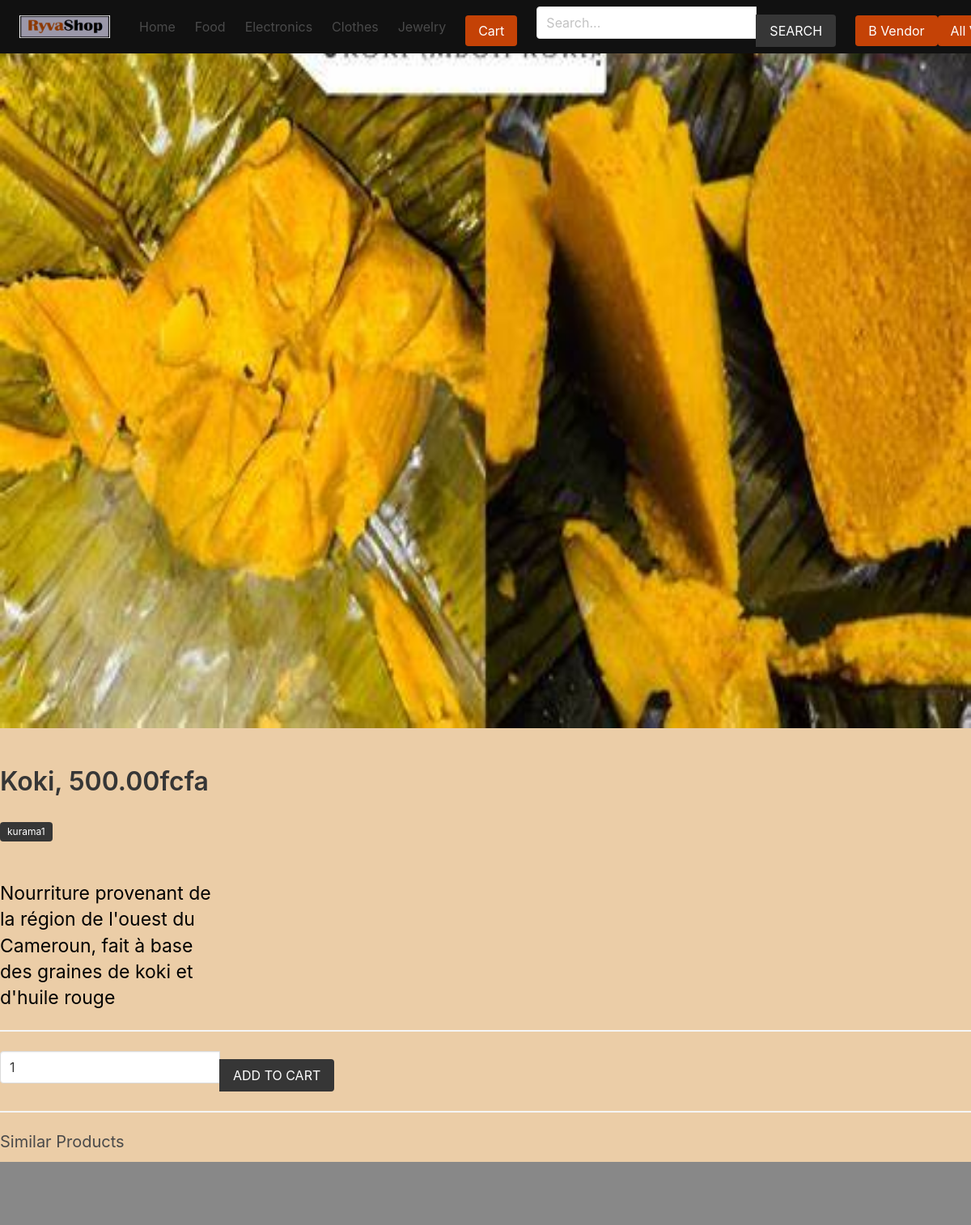
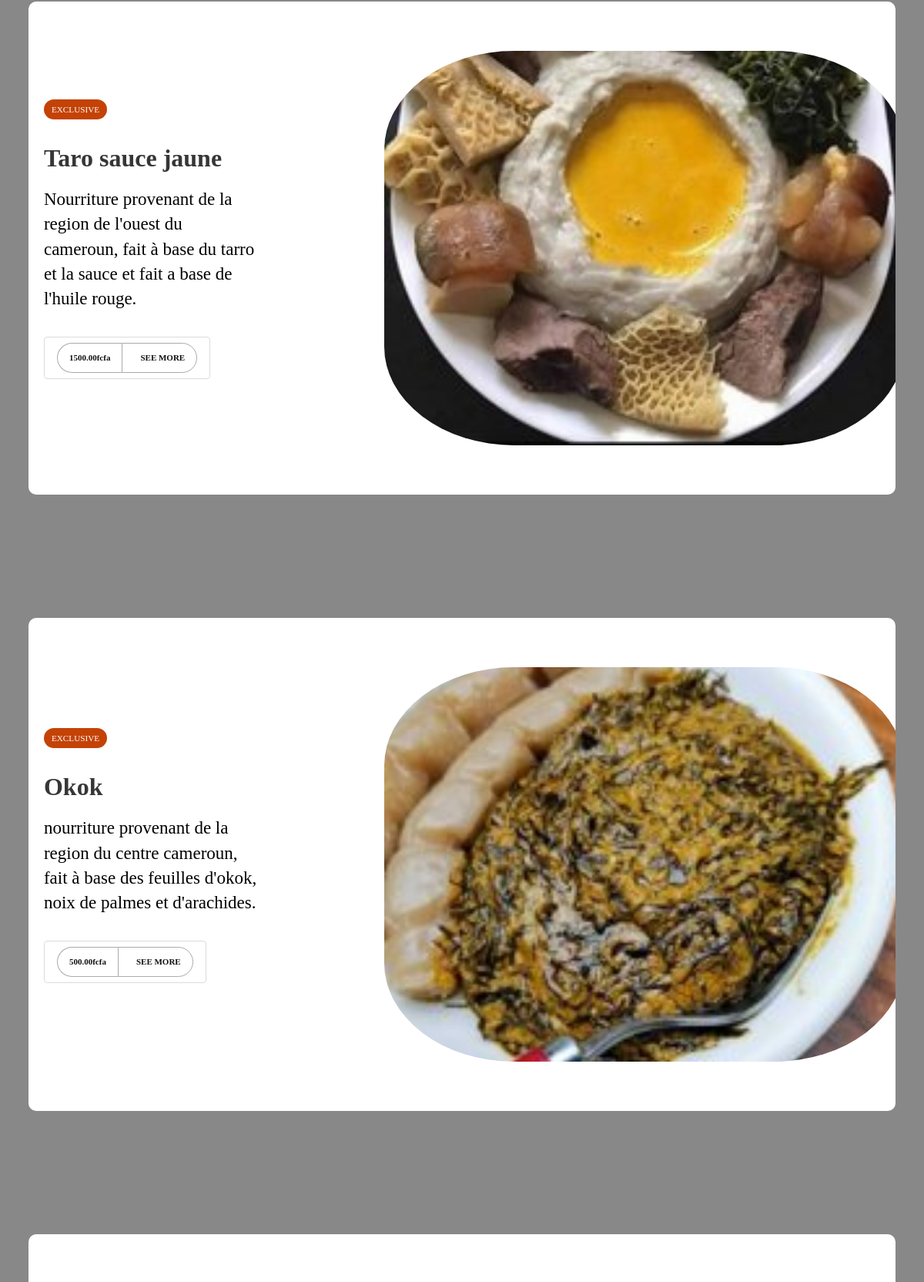
The page /product/food/koki/ (upper part) on the database its author committed (2 pictures, top to bottom).
### product/models.py (models this page shows, shortened)
class Category(models.Model):
    title = models.CharField(max_length=50)
    slug = models.SlugField(max_length=55)
    ordering = models.IntegerField(default=0)
    class Meta:
        ordering = ['ordering']

class Product(models.Model):
    category = models.ForeignKey(Category, related_name='products', on_delete=models.CASCADE)
    vendor = models.ForeignKey(Vendor, related_name="products", on_delete=models.CASCADE)
    title = models.CharField(max_length=50)
    slug = models.SlugField(max_length=55)
    description = models.TextField(blank=True, null=True)
    price = models.DecimalField(max_digits=6, decimal_places=2)
    added_date = models.DateTimeField(auto_now_add=True)
    image = models.ImageField(upload_to='uploads/', blank=True, null=True)
    thumbnail = models.ImageField(upload_to='uploads/', blank=True, null=True) # Change uploads to thumbnails
    class Meta:
        ordering = ['-added_date']
    def get_thumbnail(self):
        if self.thumbnail:
            return self.thumbnail.url

### vendor/models.py (models this page shows, shortened)
class Vendor(models.Model):
    name = models.CharField(max_length=255)
    created_at = models.DateTimeField(auto_now_add=True)
    created_by = models.OneToOneField(User, related_name='vendor', on_delete=models.CASCADE)
    class Meta:
        ordering = ['name']

### product/views.py (the view)
# urls.py: path('product/', include('product.urls')),
def product(request, category_slug, product_slug):
    cart = Cart(request)
    product = get_object_or_404(Product, category__slug=category_slug, slug=product_slug)
    if request.method == 'POST':
        form = AddToCartForm(request.POST)
        if form.is_valid():
            quantity = form.cleaned_data['quantity']
            cart.add(product_id=product.id, quantity=quantity, update_quantity=False)
            messages.success(request, "The product was added to the cart.")
            return redirect('product:product', category_slug=category_slug, product_slug=product_slug)
    else:
        form = AddToCartForm()
    similar_products = list(product.category.products.exclude(id=product.id))
    if len(similar_products) >= 4:
        similar_products = random.sample(similar_products, 4)
    context = {
        'product': product,
        'similar_products': similar_products,
        'form': form,
    }
    return render(request, 'product/product.html', context)

### product/forms.py
class AddToCartForm(forms.Form):
    quantity = forms.IntegerField()

### cart/cart.py (called while the page is built)
    def __len__(self):
        return sum(item['quantity'] for item in self.cart.values())

### cart/context_processors.py (called while the page is built)
def cart(request):
    return {'cart': Cart(request)}

### product/context_processors.py (called while the page is built)
def menu_categories(request):
    categories = Category.objects.all()
    return {'categories': categories}

### templates/product/product.html (shortened to what this page needs)
{% extends 'core/base.html' %}
{% block content %}
    {% if product.image %}
        <figure class="image is-4by3 mb-6">
            <img src="{{product.image.url}}" alt="{{product.title}}">
        </figure>
    {% endif %}
    <h1 class="title">{{product.title}}, {{product.price}}fcfa</h1>
    <p class="mb-6">
        <span class="tag is-dark">{{ product.vendor.name }}</span>
    </p>
    <p>{{product.description}}</p>
    <hr>
    <form method="post" action="">
        <div class="field has-addons">
            <div class="control">
                <input type="number" name="quantity" value="1" class="input" min="1" id="">
            </div>
            <div class="control">
                <button class="button is-dark is-uppercase">Add to Cart</button>
            </div>
        </div>
    </form>
    {% if similar_products %}
        <hr>
        <div class="columns is-multiline">
            <div class="column is-12">
                <h2 class="subtitle">Similar Products</h2>
            </div>
            {% for product in similar_products %}
                {% include 'product/parts/list_item.html' %}
            {% endfor %}
        </div>
    {% endif %}
{% endblock content %}

### templates/core/base.html (shortened to what this page needs)
{% load static %}
<!DOCTYPE html>
<html lang="en">
<head>
    <link rel="stylesheet" href="https://cdn.jsdelivr.net/npm/bulma@0.9.2/css/bulma.min.css">
    <link rel="stylesheet" href="{% static 'css/main.css' %}">
</head>
<body>
    <div class="navContainer">
        <nav class="navbar navContainercolor" role="navigation" aria-label="main navigation">
            <div class="navbar-item">
                <a class="navbar-item" href="{% url 'core:home' %}">
                <img src="{% static 'logo.jpg' %}" width="112" height="28">
                </a>
            </div>
            <div id="navbarBasicExample" class="navbar-menu">
                <div class="navbar-start hoverTest">
                <a class="navbar-item" href="{% url 'core:home' %}">
                    Home
                </a>
                {% for category in categories %}
                    <a class="navbar-item" href="{% url 'product:category' category.slug %}">
                        {{category.title}}
                    </a>
                {% endfor %}
                </div>
                <div class="navbar-item">
                    <a href="{% url 'cart:cart' %}" class="button buttoncolor">Cart {% if cart %}({{cart|length}}){% endif %}</a>
                </div>
                <div class="navbar-start">
                    <div class="navbar-item">
                        <form method="get" action="{% url 'product:search' %}">
                            <div class="field has-addons">
                                <div class="control">
                                    <input type="search" name="query" id="" class="input" placeholder="Search...">
                                </div>
                                <div class="control">
                                    <button class="button is-dark is-uppercase">Search</button>
                                </div>
                            </div>
                        </form>
                    </div>
                </div>
                <div class="navbar-item">
                    {% if request.user.is_authenticated %}
                        <a class="button buttoncolor" href="{% url 'vendor:vendor-admin' %}">V Admin</a>
                    {% else %}
                        <a class="button buttoncolor" href="{% url 'vendor:become-vendor' %}">B Vendor</a>
                    {% endif %}
                    <br>
                    <a class="button buttoncolor" href="{% url 'vendor:vendors' %}">All Vendors</a>
                </div>
            </div>
            </nav>
    </div>
    <section class="">
        <div class="">
            {% block content %}{% endblock content %}
        </div>
    </section>
</body>
</html>

### templates/product/parts/list_item.html
<div class="wrapper">
	<div class="outer">
		<div class="content animated fadeInLeft">
			<span class="bg animated fadeInDown">EXCLUSIVE</span>
			<h1>{{product.title}}<br/></h1>
			<p>{{product.description}}.</p>
			<div class="button">
				<a href="#">{{product.price}}fcfa</a><a href="{% url 'product:product' product.category.slug product.slug %}" class="cart-btn" href="#"><i class="cart-icon ion-bag"></i>SEE MORE</a>
			</div>
		</div>
		<img src="{{ product.get_thumbnail }}" width="50%" class="animated fadeInRight">
	</div>
</div>

### core/static/css/main.css (style rules this page uses)
body { background-color: rgb(235, 205, 167); }
.navContainercolor { background-color:#111; color: #fff; }
.buttoncolor { background-color: #c44206; color: #fff; border:#000; }
.navContainer .navbar { align-items: center; width: 100%; position: fixed; }
.wrapper { display: flex; justify-content: center; align-items: center; font-family: Montserrat; background:#888; width: 100%; height: 100vh; }
.outer { position: relative; background: #fff; height: 80%; width: 92%; overflow: hidden; display: flex; border-radius: 10px; border: #000; align-items: center; }
.outer img { position: absolute; top: 10%; bottom: 5%; right: -1%; z-index: 0; animation-delay: 0.5s; width: 60%; height: 80%; object-fit: cover; border-radius: 25%; }
.navbar-item img { position: relative; top: 0px; z-index: 0; animation-delay: 0.5s; }
.content { animation-delay: 0.3s; position: absolute; left: 20px; z-index: 3 }
h1 { color: #111; }
p { width: 280px; font-size: 23px; line-height: 1.4; color: #000000; margin: 20px 0; }
.bg { display: inline-block; color: #fff; background: #c44206; padding: 5px 10px; border-radius: 50px; font-size: .7em; }
.button { width: fit-content; height: fit-content; margin-top: 10px; }
.button a { display: inline-block; overflow: hidden; position: relative; font-size: 11px; color: #111; text-decoration: none; padding: 10px 15px; border: 1px solid #aaa; font-weight: bold; }
.button a:after { content: ""; position: absolute; top: 0; right: -10px; width: 0%; background: #111; height: 100%; z-index: -1; transition: width 0.3s ease-in-out; transform: skew(-25deg); transform-origin: right; }
.button a:nth-of-type(1) { border-radius: 50px 0 0 50px; border-right: none; }
.button a:nth-of-type(2) { border-radius: 0px 50px 50px 0; }
.cart-icon { padding-right: 8px; }

### rows shown on the page
Category: title "Food"
Category: title "Electronics"
Category: title "Clothes"
Category: title "Jewelry"
Product: image (picture), title "Koki", price "500.00", vendor.name "kurama1", description "Nourriture provenant de la région de l'ouest du Cameroun, fait à base des graines de koki et d'huile rouge"
Product: title "Taro sauce jaune", description "Nourriture provenant de la region de l'ouest du cameroun, fait à base du tarro et la sauce et fait a base de l'huile rouge", price "1500.00", get_thumbnail (picture)
Product: title "Okok", description "nourriture provenant de la region du centre cameroun, fait à base des feuilles d'okok, noix de palmes et d'arachides", price "500.00", get_thumbnail (picture)
